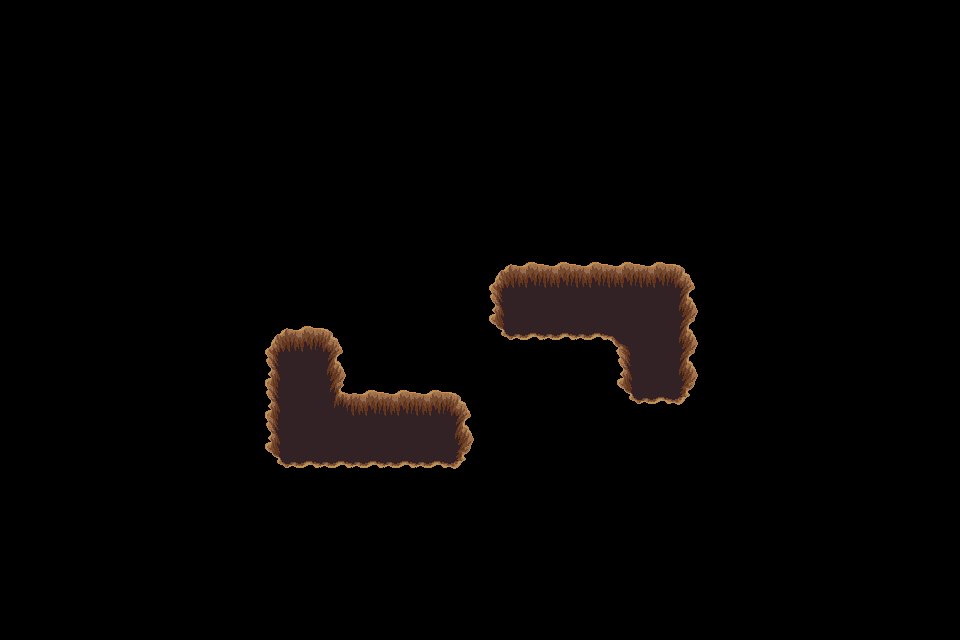

The image is a tile-based game level rendered from a .tmx file. Its description and complete source (layers, tilesets, objects, tile grids) follow:
An orthogonal 30x20 tile map with 32x32 px tiles, 1 tile layer (trou), 2 tilesets.

<map version="1.4" tiledversion="1.4.3" orientation="orthogonal" renderorder="right-down" width="30" height="20" tilewidth="32" tileheight="32" infinite="0" nextlayerid="9" nextobjectid="1">
 <tileset firstgid="1" source="../../dungeon_green.tsx" />
 <tileset firstgid="530" source="../../dungeon.tsx" />
 <layer id="8" name="trou" width="30" height="20">
  <data encoding="csv">
0,0,0,0,0,0,0,0,0,0,0,0,0,0,0,0,0,0,0,0,0,0,0,0,0,0,0,0,0,0,
0,0,0,0,0,0,0,0,0,0,0,0,0,0,0,0,0,0,0,0,0,0,0,0,0,0,0,0,0,0,
0,0,0,0,0,0,0,0,0,0,0,0,0,0,0,0,0,0,0,0,0,0,0,0,0,0,0,0,0,0,
0,0,0,0,0,0,0,0,0,0,0,0,0,0,0,0,0,0,0,0,0,0,0,0,0,0,0,0,0,0,
0,0,0,0,0,0,0,0,0,0,0,0,0,0,0,0,0,0,0,0,0,0,0,0,0,0,0,0,0,0,
0,0,0,0,0,0,0,0,0,0,0,0,0,0,0,0,0,0,0,0,0,0,0,0,0,0,0,0,0,0,
0,0,0,0,0,0,0,0,0,0,0,0,0,0,0,0,0,0,0,0,0,0,0,0,0,0,0,0,0,0,
0,0,0,0,0,0,0,0,0,0,0,0,0,0,0,0,0,0,0,0,0,0,0,0,0,0,0,0,0,0,
0,0,0,0,0,0,0,0,0,0,0,0,0,0,0,432,433,433,433,433,433,434,0,0,0,0,0,0,0,0,
0,0,0,0,0,0,0,0,0,0,0,0,0,0,0,455,456,456,456,456,456,457,0,0,0,0,0,0,0,0,
0,0,0,0,0,0,0,0,432,433,434,0,0,0,0,478,479,479,479,388,456,457,0,0,0,0,0,0,0,0,
0,0,0,0,0,0,0,0,455,456,457,0,0,0,0,0,0,0,0,455,456,457,0,0,0,0,0,0,0,0,
0,0,0,0,0,0,0,0,455,456,410,433,433,433,434,0,0,0,0,478,479,480,0,0,0,0,0,0,0,0,
0,0,0,0,0,0,0,0,455,456,456,456,456,456,457,0,0,0,0,0,0,0,0,0,0,0,0,0,0,0,
0,0,0,0,0,0,0,0,478,479,479,479,479,479,480,0,0,0,0,0,0,0,0,0,0,0,0,0,0,0,
0,0,0,0,0,0,0,0,0,0,0,0,0,0,0,0,0,0,0,0,0,0,0,0,0,0,0,0,0,0,
0,0,0,0,0,0,0,0,0,0,0,0,0,0,0,0,0,0,0,0,0,0,0,0,0,0,0,0,0,0,
0,0,0,0,0,0,0,0,0,0,0,0,0,0,0,0,0,0,0,0,0,0,0,0,0,0,0,0,0,0,
0,0,0,0,0,0,0,0,0,0,0,0,0,0,0,0,0,0,0,0,0,0,0,0,0,0,0,0,0,0,
0,0,0,0,0,0,0,0,0,0,0,0,0,0,0,0,0,0,0,0,0,0,0,0,0,0,0,0,0,0
</data>
 </layer>
</map>
